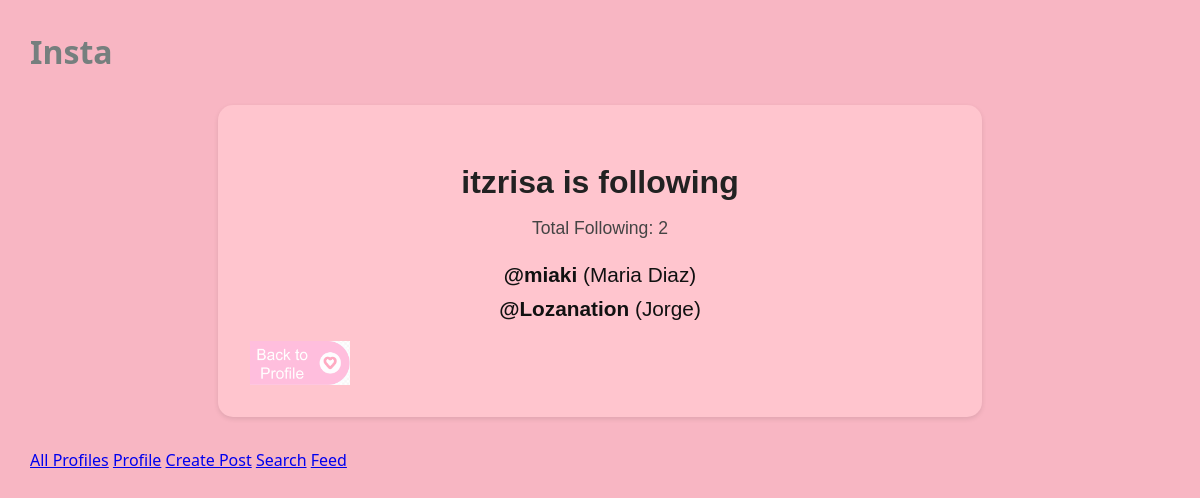
/mini_insta/profile/1/following, run on the app's committed database.
### mini_insta/models.py (models this page shows, shortened)
class Profile(models.Model):
    username = models.TextField(blank = True)
    display_name = models.TextField(blank = True)
    bio_text = models.TextField(blank = True)
    join_date = models.DateTimeField(auto_now = True)
    profile_image_url = models.URLField(blank = True) #url as a string
    def get_following(self):
        from .models import Follow
        follow_records = Follow.objects.filter(follower_profile=self)
        following_profiles = [follow.profile for follow in follow_records]
        return following_profiles
    def get_num_following(self):
        from .models import Follow
        return Follow.objects.filter(follower_profile=self).count()

### mini_insta/views.py (the view)
# urls.py: path('profile/<int:pk>/following', ShowFollowingDetailView.as_view() , name='show_following'),
class ShowFollowingDetailView(DetailView):
    model = Profile
    template_name = "mini_insta/show_following.html"
    context_object_name = "profile"
    def get_context_data(self, **kwargs):
        context = super().get_context_data(**kwargs)
        pk = self.kwargs['pk']
        profile = Profile.objects.get(pk=pk)
        context['profile'] = profile
        context['following_profiles'] = profile.get_following()
        context['num_following'] = profile.get_num_following()
        return context

### mini_insta/templates/mini_insta/show_following.html
{% extends 'mini_insta/base.html' %}
{% load static %}
{% block content %}
<main class="follow-page">
    <section class="follow-header">
        <h2>{{ profile.username }} is following</h2>
        <p>Total Following: {{ num_following }}</p>
    </section>
    <section class="follow-list">
        {% if following_profiles %}
            {% for followed in following_profiles %}
                <p>
                    <a href="{% url 'profile' followed.pk %}">
                        <strong>@{{ followed.username }}</strong>
                        <span>({{ followed.display_name }})</span>
                    </a>
                </p>
            {% endfor %}
        {% else %}
            <p>This profile isn’t following anyone yet.</p>
        {% endif %}
        <div style="text-align: left; margin-top: 20px;">
            <a href="{% url 'profile' profile.pk %}">
                <img src="{% static 'images/back_to_profile_icon.png' %}"
                    alt="Back to Profile"
                    width="100">
            </a>
        </div>
    </section>
</main>
{% endblock %}

### static/styles-blog.css (style rules this page uses)
body { margin: 30px; background: #f8b6c3; font-family:'Segoe UI', Tahoma, Geneva, Verdana, sans-serif; }
h1, h2, h3 { color: #767f7e; }
p { color: #828b82; }
.follow-page { background-color: #ffc5ce; padding: 2rem; text-align: center; font-family: 'Helvetica', sans-serif; max-width: 700px; margin: 2rem auto; border-radius: 15px; box-shadow: 0 2px 5px rgba(0,0,0,0.1); }
.follow-header { margin-bottom: 1.5rem; }
.follow-header h2 { font-size: 2rem; color: #222; margin-bottom: 0.3rem; }
.follow-header p { font-size: 1.1rem; color: #444; }
.follow-list { margin-top: 1.5rem; font-size: 1.3rem; text-align: center; position: relative; }
.follow-list p { margin: 0.6rem 0; }
.follow-list a { text-decoration: none; color: #111; transition: color 0.2s ease-in-out; }

### data on the page
Profile: username "itzrisa"
Profile: username "miaki", display_name "Maria Diaz"
Profile: username "Lozanation", display_name "Jorge"

### other printed values
{{ num_following }} "2"
